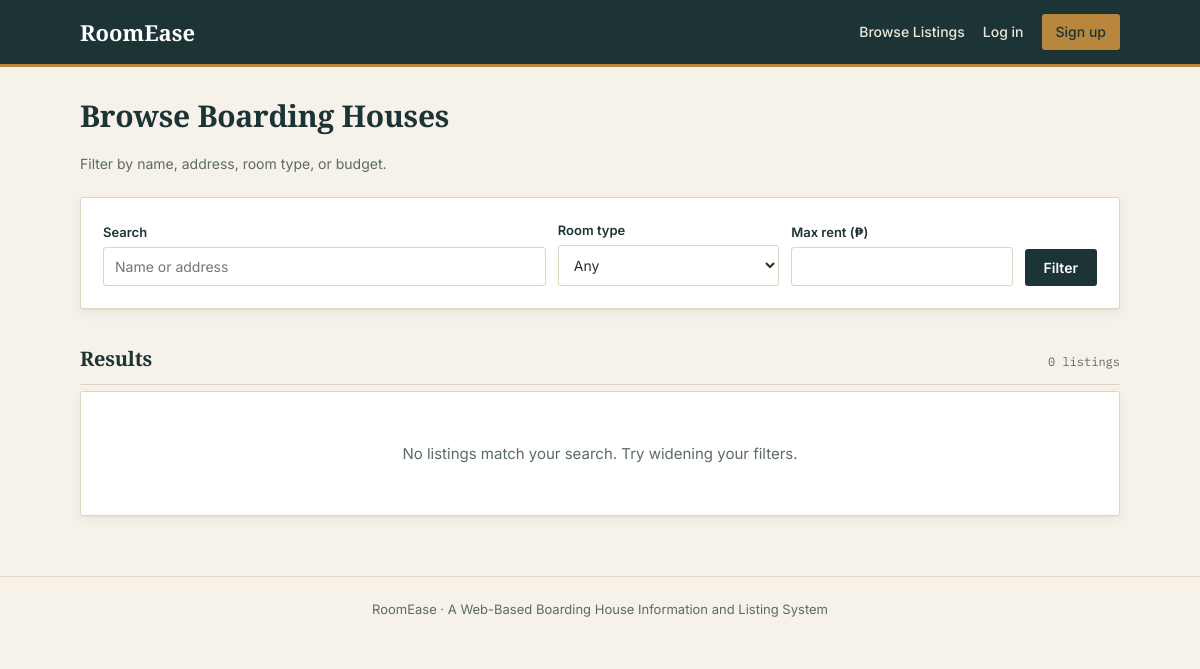
The app's page /boarder/browse.php, older data.
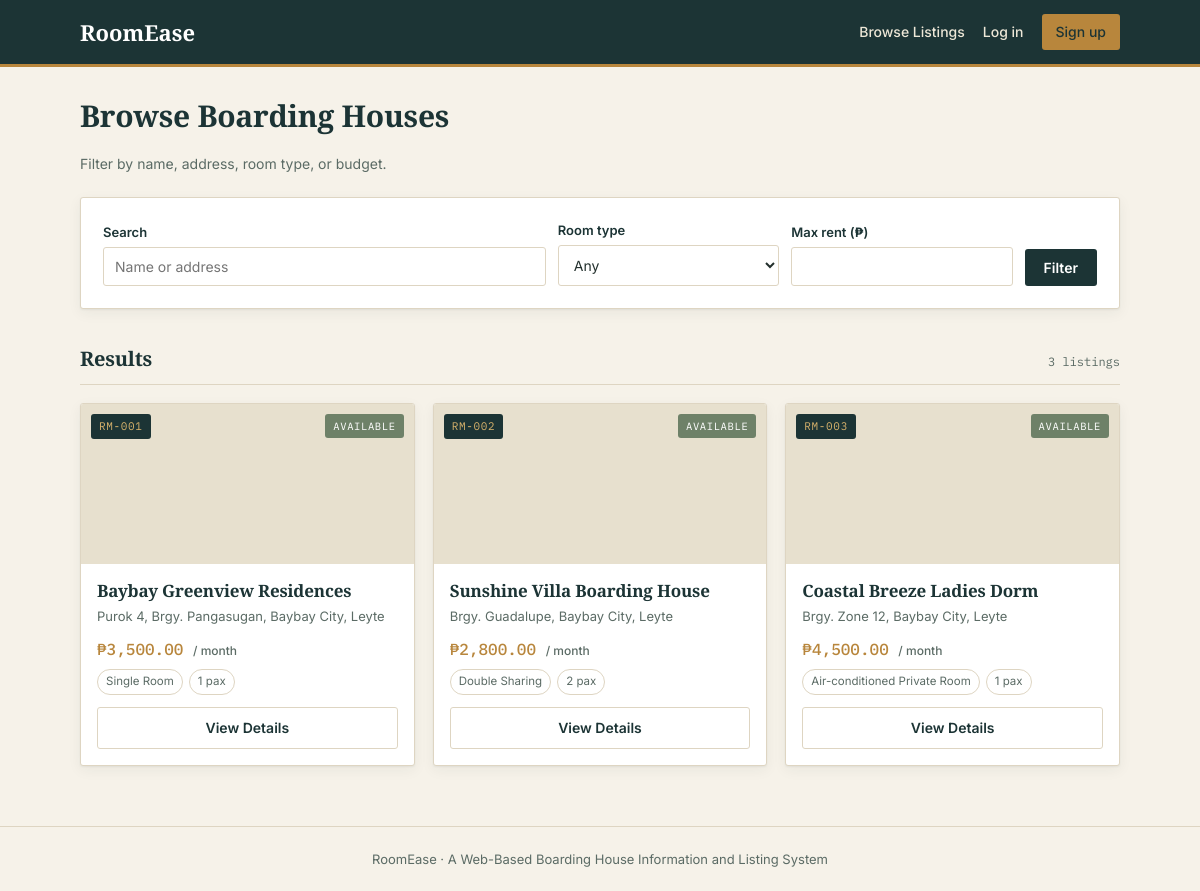
The same page, newer data.
### tables this page shows
CREATE TABLE boarding_houses (
    boarding_house_id   INT AUTO_INCREMENT PRIMARY KEY,
    landlord_id         INT NOT NULL,
    name                VARCHAR(150) NOT NULL,
    address             TEXT NOT NULL,
    monthly_rent        DECIMAL(10, 2) NOT NULL,
    room_type           VARCHAR(50) DEFAULT NULL,
    room_capacity       INT NOT NULL DEFAULT 1,
    availability_status ENUM('available', 'unavailable') NOT NULL DEFAULT 'available',
    description         TEXT DEFAULT NULL,
    contact_number      VARCHAR(50) DEFAULT NULL,
    house_rules         TEXT DEFAULT NULL,
    created_at          TIMESTAMP NOT NULL DEFAULT CURRENT_TIMESTAMP,
    updated_at          TIMESTAMP NOT NULL DEFAULT CURRENT_TIMESTAMP ON UPDATE CURRENT_TIMESTAMP,
    CONSTRAINT fk_bh_landlord FOREIGN KEY (landlord_id)
        REFERENCES users(user_id) ON DELETE CASCADE
);

### includes/functions.php (called while the page is built, shortened)
<?php
function h($value) {
    return htmlspecialchars($value ?? '', ENT_QUOTES, 'UTF-8');
}
function base_url($path = '') {
    static $base = null;
    if ($base === null) {
        $script = $_SERVER['SCRIPT_NAME'] ?? '';
        $appRoot = preg_replace('#/(auth|landlord|boarder|admin)/[^/]*$#', '', $script);
        $base = $appRoot;
    }
    return $base . '/' . ltrim($path, '/');
}
function peso($amount) {
    return '₱' . number_format((float) $amount, 2);
}

### boarder/browse.php (the view, shortened to what this page needs)
<?php
require __DIR__ . '/../config/db.php';
require __DIR__ . '/../includes/functions.php';
$q        = trim($_GET['q'] ?? '');
$maxRent  = $_GET['max_rent'] ?? '';
$where  = ["bh.availability_status = 'available'"];
$params = [];
$countSql  = "SELECT COUNT(*) FROM boarding_houses bh WHERE " . implode(' AND ', $where);
$countStmt = $pdo->prepare($countSql);
$countStmt->execute($params);
$totalCount = (int)$countStmt->fetchColumn();
$perPage    = 6;
$page       = isset($_GET['page']) && is_numeric($_GET['page']) ? (int)$_GET['page'] : 1;
$totalPages = max(1, (int)ceil($totalCount / $perPage));
$page       = max(1, min($page, $totalPages));
$offset     = ($page - 1) * $perPage;
$sql = "SELECT bh.*,
            (SELECT image_path FROM images img WHERE img.boarding_house_id = bh.boarding_house_id
                ORDER BY is_primary DESC, image_id ASC LIMIT 1) AS cover_photo
        FROM boarding_houses bh
        WHERE " . implode(' AND ', $where) . "
        ORDER BY bh.created_at DESC
        LIMIT " . (int)$perPage . " OFFSET " . (int)$offset;
$stmt = $pdo->prepare($sql);
$stmt->execute($params);
$listings = $stmt->fetchAll();
require __DIR__ . '/../includes/header.php';
?>
<h1 style="margin-bottom:4px;">Browse Boarding Houses</h1>
<p class="auth-sub">Filter by name, address, room type, or budget.</p>
<form method="get" class="panel panel-pad" style="display:grid; grid-template-columns: 2fr 1fr 1fr auto; gap:12px; align-items:end;">
  <div>
    <label for="q">Search</label>
    <input type="text" id="q" name="q" value="<?= h($q) ?>" placeholder="Name or address" style="margin-bottom:0;">
  </div>
  <div>
    <label for="room_type">Room type</label>
    <select id="room_type" name="room_type" style="margin-bottom:0;">
      <option value="">Any</option>
    </select>
  </div>
  <div>
    <label for="max_rent">Max rent (₱)</label>
    <input type="number" id="max_rent" name="max_rent" value="<?= h($maxRent) ?>" style="margin-bottom:0;">
  </div>
  <button type="submit" class="btn btn-primary">Filter</button>
</form>
<div class="section-head">
  <h2>Results</h2>
  <span class="count-tag"><?= count($listings) ?> listing<?= count($listings) === 1 ? '' : 's' ?></span>
</div>
<?php if (!$listings): ?>
  <div class="empty-state panel panel-pad">No listings match your search. Try widening your filters.</div>
<?php else: ?>
  <div class="listing-grid">
    <?php foreach ($listings as $l): ?>
      <a href="<?= base_url('boarder/view_listing.php?id=' . $l['boarding_house_id']) ?>" class="listing-card" style="text-decoration:none;color:inherit;">
        <div class="listing-photo" style="<?= $l['cover_photo'] ? "background-image:url('" . h(base_url($l['cover_photo'])) . "')" : '' ?>">
          <span class="plate-number">RM-<?= str_pad($l['boarding_house_id'], 3, '0', STR_PAD_LEFT) ?></span>
          <span class="status-badge status-available">Available</span>
        </div>
        <div class="listing-body">
          <h3><?= h($l['name']) ?></h3>
          <div class="listing-addr"><?= h($l['address']) ?></div>
          <div class="listing-rent"><?= peso($l['monthly_rent']) ?> <span>/ month</span></div>
          <div class="tag-row">
            <?php if ($l['room_type']): ?>
              <span class="tag"><?= h($l['room_type']) ?></span>
            <?php endif; ?>
            <span class="tag"><?= (int)$l['room_capacity'] ?> pax</span>
          </div>
          <span class="btn btn-ghost btn-block">View Details</span>
        </div>
      </a>
    <?php endforeach; ?>
  </div>
<?php endif; ?>
<?php require __DIR__ . '/../includes/footer.php'; ?>

Row changes from the older to the newer data that the page shows:
added boarding_houses: boarding_house_id "001", name "Baybay Greenview Residences", address "Purok 4, Brgy. Pangasugan, Baybay City, Leyte", monthly_rent "₱3,500.00", room_type "Single Room", room_capacity "1"
added boarding_houses: boarding_house_id "002", name "Sunshine Villa Boarding House", address "Brgy. Guadalupe, Baybay City, Leyte", monthly_rent "₱2,800.00", room_type "Double Sharing", room_capacity "2"
added boarding_houses: boarding_house_id "003", name "Coastal Breeze Ladies Dorm", address "Brgy. Zone 12, Baybay City, Leyte", monthly_rent "₱4,500.00", room_type "Air-conditioned Private Room", room_capacity "1"
Text that changed along with them:
count($listings): "0" → "3"
text no longer shown: "No listings match your search. Try widening your filters."
